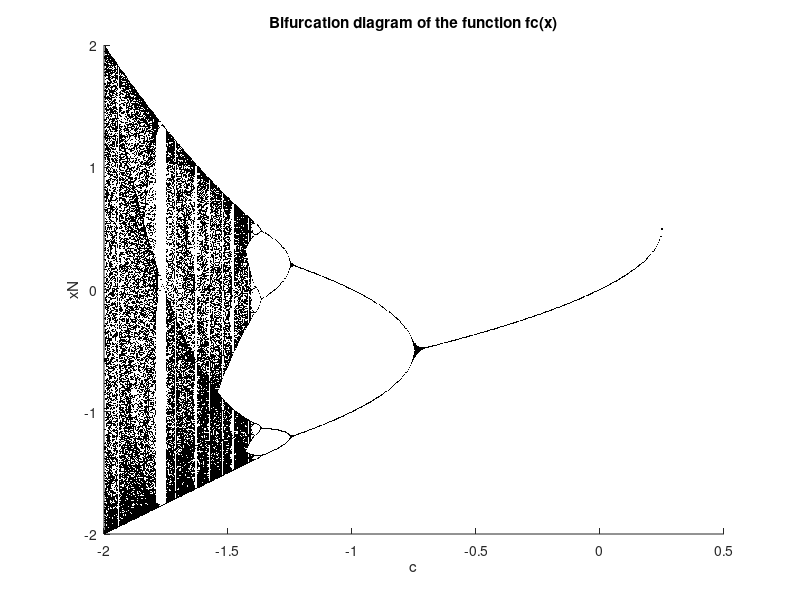

Recreate this plot in MATLAB.
% PABLO CORBALÁN DE CONCEPCIÓN
% Second year of the Double degree in Mathematics and Physics - University of Murcia
% Numerical analysis

% Description:
% Given a function f: D --> D we call an iterate of the function arround x0 in D
% a succesion of the form xN = f(xN-1) where x0 is a fixed point from D.

% An iterate of a function f may converge to a fixed point, also called orbit of
% first order. An iterate might not converge to a fixed point of the function, but
% to a couple of points that repeat constantly. If an iterate from the function
% f converges to K points (that repeat themselves one after the other) we say the
% iterate converges to an orbit of order K (or a K-orbit). We will describe the orbit
% as chaotic when after many iterations the orbit does not converge to any well
% defined K-orbit.

% If we have different functions, we could plot in a graph the points of convergence
% of a set iterate for each of the functions. Given a set of functions
% F = {fc(x): c in C} we can define an iterate xN = f(x_N-1) for each of the functions
% in the set F. After iterating this succesion, we will reach the points of convergence
% of the function fc(x) for a fixed parameter c = c0. We will plot this points, in
% the X axis we will represent the different real values given to the c parameter,
% while in the Y axis we will be representing the values of convergence of the
% iterate (xN)N. A single point [c |-> y(c)] represents a fixed value of the c
% parameter for which the iterate converges to a 1-orbit (fixed point, orbit of
% order 1). Two points in the Y axis [c |-> y1(c) , y2(c)] represent a fixed value
% of the c parameter for which the iterate converges to a 2-orbit (orbit of order 2)
% and so on.

clc;
clear;
close all;

% --- SYSTEM CONFIGURATION PARAMETERS ---
c_min = -2;          % Inferior limit of c. Points will be calculated from this value
c_max = 0.25;         % Superior limit of c. Points will be calculated up to this value
N_c   = 500;         % Number of values of c that will be calculated.
N_iter = 500;        % Total number of iterations
N_trans = 100;       % Number of transitory iterations
x0 = 0;              % Initial point

% --- FUNCTION DEFINITION ---
function y = f(x, c)
    y = x^2 + c
end
c_values = linspace(c_min, c_max, N_c); % Range of the c parameter

x = zeros(1, N_iter);                   % Vector to store results

figure; hold on;

for c = c_values
    x(1) = x0; % First point

    % Iteration
    for n = 2:N_iter
        x(n) = f(x(n-1), c);
    end

    % Plot the stable points
    plot(c * ones(1, N_iter - N_trans), x(N_trans+1:end), '.k', 'MarkerSize', 1);
end

xlabel('c');
ylabel('xN');
title('Bifurcation diagram of the function fc(x)');

